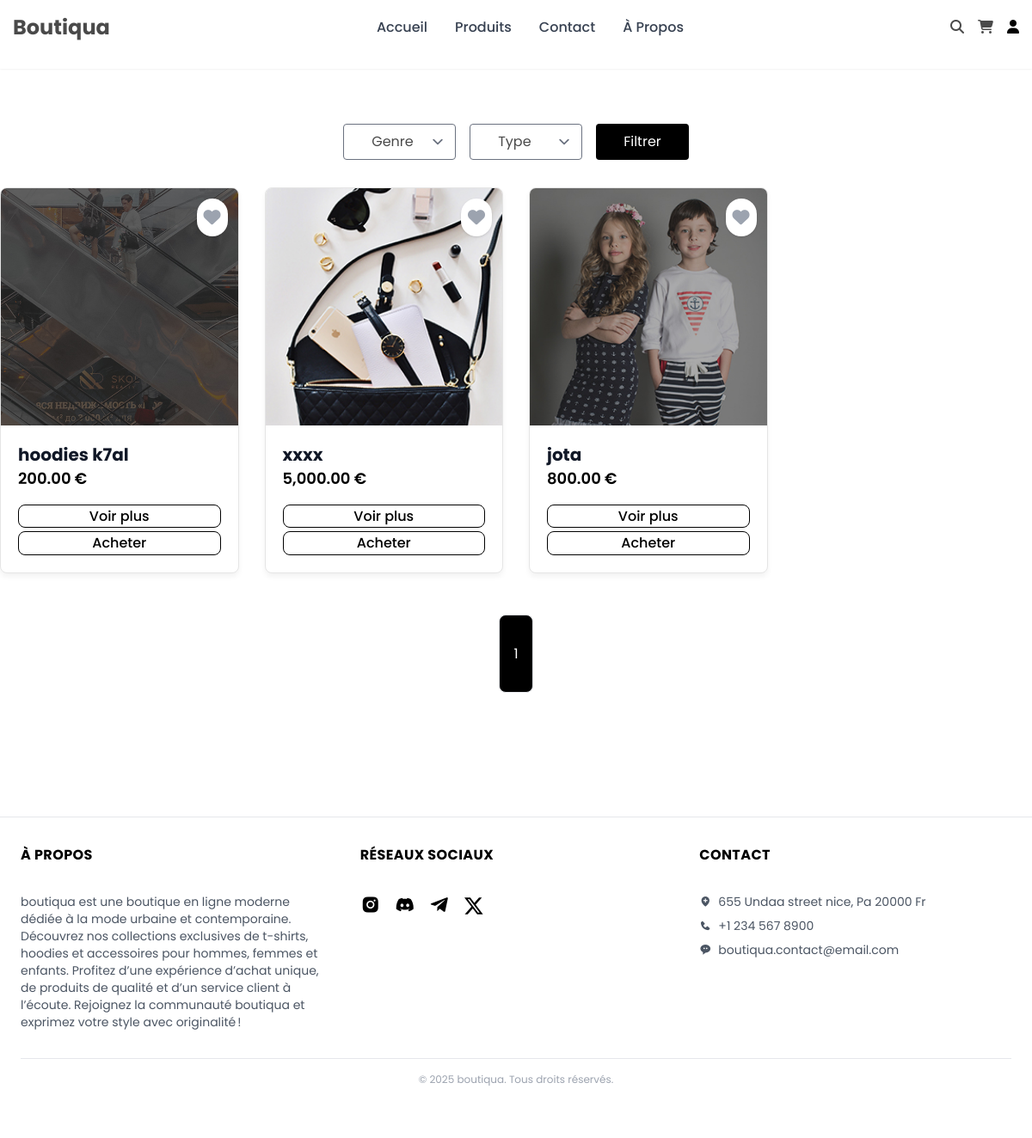
Screenshot of /pages/products.php with the database file from the repository.
### tables this page shows
CREATE TABLE `products` (
  `id` int(11) NOT NULL,
  `name` varchar(191) NOT NULL,
  `description` text DEFAULT NULL,
  `price` decimal(10,2) NOT NULL,
  `image` varchar(255) DEFAULT NULL,
  `gender` enum('homme','femme') NOT NULL,
  `product_type` enum('hoodies','t-shirt') NOT NULL,
  `stock` int(11) DEFAULT 0,
  `created_at` datetime DEFAULT current_timestamp()
);

### pages/products.php (the view, shortened to what this page needs)
<!DOCTYPE html>
<html lang="fr">
<head>
  <?php include '../includes/head.php'; ?>
  <link rel="stylesheet" href="../src/css/tailwind.css">
  <link rel="stylesheet" href="../src/css/menu.css">
  <link rel="stylesheet" href="../src/css/responsive.css">
  <link rel="stylesheet" href="../src/css/style.css">
  <link rel="stylesheet" href="../src/css/modals.css">
</head>
  <body class="font-poppins">
   <?php include '../includes/header.php'; ?>
<main id="main"  class="py-20">
    <?php
    $pdo = getDBConnection();
    $perPage = 8;
    $page = isset($_GET['page']) && is_numeric($_GET['page']) ? (int)$_GET['page'] : 1;
    $start = ($page - 1) * $perPage;
    ?>
    <section class="py-16">
      <form method="get" class="flex flex-wrap gap-4 justify-center mb-8">
      <select name="gender" class="border rounded px-2">
        <option value="">Genre</option>
      </select>
      <select name="product_type" class="border rounded px-2">
        <option value="">Type</option>
      </select>
      <button type="submit" class="px-2 bg-black text-white rounded">Filtrer</button>
    </form>
    <?php
    $where = [];
    $whereSql = $where ? 'WHERE ' . implode(' AND ', $where) : '';
    $totalStmt = $pdo->prepare("SELECT COUNT(*) FROM products $whereSql");
    $totalStmt->execute();
    $totalProducts = $totalStmt->fetchColumn();
    $totalPages = ceil($totalProducts / $perPage);
    $stmt = $pdo->prepare("SELECT * FROM products $whereSql LIMIT :start, :perPage");
    $stmt->bindValue(':start', $start, PDO::PARAM_INT);
    $stmt->bindValue(':perPage', $perPage, PDO::PARAM_INT);
    $stmt->execute();
    $products = $stmt->fetchAll();
    ?>
      <div
        class="grid grid-cols-1 gap-8 md:grid-cols-2 lg:grid-cols-4"
        id="products"
      >
        <?php foreach ($products as $product): ?>
        <div class="overflow-hidden relative rounded-lg shadow-lg group flex flex-col justify-between product-card <?php echo strtolower(str_replace(' ', '-', $product['category'] ?? 'all')); ?>">
          <form method="post" action="/boutiqua/actions/add_to_wishlist.php" class="absolute top-3 right-3 z-10" data-auth="<?php echo isset($_SESSION['user']['id']) ? '1' : '0'; ?>">
            <button type="submit" class="text-gray-400 hover:text-red-500 text-xl bg-white bg-opacity-80 rounded-full p-2 shadow transition-colors" title="Ajouter à la liste de souhaits">
              <i class="fa fa-heart"></i>
            </button>
          </form>
          <div class="relative aspect-w-1 aspect-h-1">
            <img src="/boutiqua/src/images/<?php echo htmlspecialchars($product['image']); ?>" alt="<?php echo htmlspecialchars($product['name']); ?>" class="object-cover w-full h-full" />
          </div>
          <div class="flex-1 flex flex-col justify-between p-5">
            <div>
              <h4 class="text-xl font-bold text-gray-900"><?php echo htmlspecialchars($product['name']); ?></h4>
              <span class="block text-lg font-semibold text-primary mb-4"><?php echo number_format($product['price'], 2); ?> €</span>
            </div>
              <a href="single-product.php?id=<?php echo $product['id']; ?>"
                 class="w-full text-center rounded-lg border border-primary text-primary font-medium transition hover:bg-primary hover:text-white hover:bg-black mb-1">
                Voir plus
              </a>
              <form method="post" action="../actions/add_to_cart.php" class="flex-1 add-to-cart-form" data-auth="<?php echo isset($_SESSION['user']['id']) ? '1' : '0'; ?>">
                <button type="submit" class="w-full text-center rounded-lg border border-primary text-primary font-medium transition hover:bg-primary hover:text-white hover:bg-black">Acheter</button>
              </form>
          </div>
        </div>
        <?php endforeach; ?>
      </div>
      <div class="flex justify-center mt-12 space-x-2">
        <?php for ($i = 1; $i <= $totalPages; $i++): ?>
          <a href="?page=<?php echo $i; ?>"
             class="px-4 py-2 rounded-lg border transition-colors <?php echo $i == $page ? 'bg-primary text-white bg-black' : 'border-primary text-primary hover:bg-primary hover:text-white hover:bg-gray-800'; ?>">
            <?php echo $i; ?>
          </a>
        <?php endfor; ?>
      </div>
    </section>
</main>
    <?php include '../includes/footer.php'; ?>
  </body>
</html>

### src/css/responsive.css (style rules this page uses)
.product-card { transition: transform 0.3s ease, box-shadow 0.3s ease; }
body { -webkit-text-size-adjust: 100%; -webkit-font-smoothing: antialiased; -moz-osx-font-smoothing: grayscale; text-rendering: optimizeLegibility; }

### src/css/style.css (style rules this page uses)
:root { --primary: #000000; --primary-dark: #1a1a1a; --secondary: #ffffff; --accent: #333333; --accent-dark: #4a4a4a; --text-primary: #000000; --text-secondary: #ffffff; --bg-light: #f5f5f5; --bg-dark: #1a1a1a; --text-color: #4a4a4a; --light-gray: #f7f7f7; --white: #ffffff; --transition: all 0.3s ease; --shadow: 0 2px 15px rgba(0, 0, 0, 0.1); --header-height: 80px; }
* { margin: 0; padding: 0; box-sizing: border-box; }
html { scroll-behavior: smooth; }
body { font-family: "Poppins", sans-serif; line-height: 1.6; color: var(--text-color); overflow-x: hidden; }
img { object-fit: cover; }
.product-card { background-color: var(--secondary); border: 1px solid #e5e5e5; transition: all 0.3s ease; box-shadow: 0 4px 6px rgba(0, 0, 0, 0.05); border-radius: 8px; overflow: hidden; }
.grid { display: grid; gap: 30px; }
.text-center { text-align: center; }
.py-2 { padding-top: 2rem; padding-bottom: 2rem; }
.px-2 { padding-left: 2rem; padding-right: 2rem; }

### rows the page displays
products: image (picture), name "hoodies k7al", price "200.00"
products: image (picture), name "xxxx", price "5,000.00"
products: image (picture), name "jota", price "800.00"
